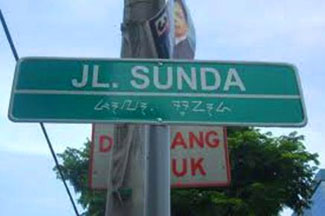
#> input picture datas/papan0.jpg, 325 x 216 px; its folder holds only this picture in this run
$ python otsu.py   (Python 2 division)   (older library calls are emulated)
#> lines starting #> are read from the running program, lines starting #| are printed output that depends on the picture; after the words box and inside, x2 and y2 are one past the last pixel; in counts of white or black regions, pixels touching at a corner belong together
import cv2
import numpy as np

from matplotlib import pyplot as plt

from PIL import Image
import pytesseract


label=np.array(["J","L","S","U","N","D","A","H","T","O","B","R","M","E","P","K","G"])
training=[]
labeltraining=[]

def ContrastStretching(img_gray):
    r1=120.0
    s1=50.0
    r2=150.0
    s2=250.0
    # ==================
    r3=255.0
    s3=255.0

    # Untuk r <= 0 < r1, maka s = r . (s1 / r1)
    # Untuk r1 <= r < r2, maka s = s1 + ( (r-r1) . ((s2-s1) / (r2-r1)) )
    # Untuk r2 <= r <=(L-1), maka s = s2 + ( (r-r2) . ((L-1)-s2) / ((L-1) - r2) )

    img_gray2=np.where((img_gray<r1),255,0)

    # img_gray2=np.where((img_gray<r1) , np.floor(img_gray*(s1/r1)),
    #     np.where(((img_gray>r1)&(img_gray<r2)) , np.floor(s1+(img_gray-r1)*((s2-s1)/(r2-r1))),
    #         np.where(((img_gray>r2)&(img_gray<r3)) , np.floor(s2+(img_gray-r2)*((s3-s2)/(r3-r2))),img_gray)))
    return img_gray2.astype(np.uint8)

# [86 lines left out: functions StrokeSelection, classify, strokeWidth, not called in this run]

def setDataTraining(i,j,humoments):
	# print "roi "+str(i)+" "+str(j)+":"
	if (i==0 and j==13) or (i==1 and j==29) or (i==2 and j==12):
		training.append(humoments)
		labeltraining.append("J")
	if (i==0 and j==12) or (i==1 and j==28) or (i==2 and j==11):
		training.append(humoments)
		labeltraining.append("L")
	if (i==0 and j==11) or (i==1 and j==23) or (i==5 and j==2):
		training.append(humoments)
		labeltraining.append("S")
	if (i==0 and j==10) or (i==1 and j==22) or (i==4 and j==3):
		training.append(humoments)
		labeltraining.append("U")
	if (i==0 and j==9) or (i==1 and j==25) or (i==1 and j==16):
		training.append(humoments)
		labeltraining.append("N")
	if (i==0 and j==8) or (i==2 and j==3) or (i==4 and j==9):
		training.append(humoments)
		labeltraining.append("D")
	if (i==0 and j==7) or (i==1 and j==27) or (i==1 and j==24):
		training.append(humoments)
		labeltraining.append("A")
	if (i==1 and j==26) or (i==2 and j==10) or (i==2 and j==7):
		training.append(humoments)
		labeltraining.append("H")
	if (i==1 and j==21) or (i==4 and j==5):
		training.append(humoments)
		labeltraining.append("T")
	if (i==1 and j==17) or (i==3 and j==15) or (i==3 and j==13):
		training.append(humoments)
		labeltraining.append("O")
	if (i==2 and j==8) or (i==3 and j==14) or (i==5 and j==7):
		training.append(humoments)
		labeltraining.append("B")
	if (i==2 and j==13) or (i==3 and j==7) or (i==4 and j==0):
		training.append(humoments)
		labeltraining.append("R")
	if (i==2 and j==5) or (i==3 and j==18):
		training.append(humoments)
		labeltraining.append("M")
	if (i==2 and j==0):
		training.append(humoments)
		labeltraining.append("E")
	if (i==4 and j==7):
		training.append(humoments)
		labeltraining.append("P")
	if (i==4 and j==2) or (i==5 and j==3):
		training.append(humoments)
		labeltraining.append("K")
	if (i==5 and j==10):
		training.append(humoments)
		labeltraining.append("G")


#Your image path i-e receipt path
total=0
mser = cv2.MSER_create()
for i in range(0,6):
	img = cv2.imread('datas/papan'+str(i)+'.jpg')
#> img is the input picture: shape (216, 325, 3); mean B, G, R 152.4, 140.3, 105.3
	vis = img.copy()
	gray = cv2.cvtColor(img, cv2.COLOR_BGR2GRAY)
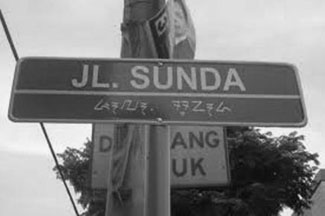
#> gray: shape (216, 325); min 6, max 250, mean 131.2
	stretch=ContrastStretching(gray)
#> in ContrastStretching, `img_gray2=np.where((img_gray<r1),255,0)`:
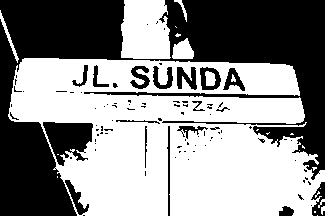
#> img_gray2: shape (216, 325) int64; 55.6% white; 95 black regions (77 under 20 px), largest, box (x1, y1, x2, y2) and area: (0, 0, 325, 216) 26769, (43, 122, 93, 166) 1386, (177, 67, 197, 90) 285
	roi_stretch=stretch.copy()
	# print img
	ret, src2 = cv2.threshold(gray, 0, 255, cv2.THRESH_BINARY+cv2.THRESH_OTSU)
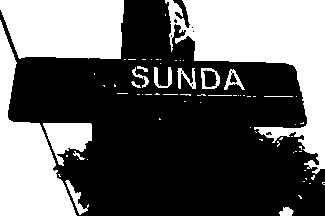
#> src2: shape (216, 325); 39% white; 71 white regions (55 under 20 px)
#> ret = 146
	# print "thresh="+str(ret)
	total=total+ret
#> total = 146


	mser.setMaxArea(5000)
	regions, _ = mser.detectRegions(stretch)
#> regions = 20 items
	# hulls = [np.int0(cv2.boxPoints(cv2.minAreaRect(p.reshape(-1, 1, 2)))) for p in regions]
	hulls = [cv2.convexHull(p.reshape(-1, 1, 2)) for p in regions]
#> hulls = 20 contours; largest, box (x1, y1, x2, y2) and area: (121, 1, 171, 59) 2661, (43, 122, 93, 166) 1614, (177, 67, 197, 90) 397, (200, 67, 221, 90) 380, (153, 66, 173, 89) 380
	cv2.polylines(vis, hulls, 1, (0, 255, 0))
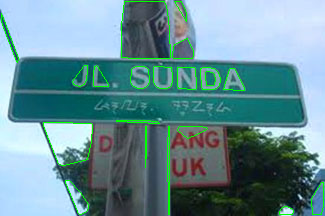
#> vis: shape (216, 325, 3); 2.35% of pixels changed, all inside (x1, y1, x2, y2) = (1, 1, 324, 215)

	# [8 lines of commented-out code are left out]
	j=0
	if i==i:
		for p in regions:
			c=p.reshape(-1, 1, 2)
			# rotatedRect=cv2.minAreaRect(c)
			# box = cv2.boxPoints(rotatedRect)
			x,y,w,h = cv2.boundingRect(c)

			if (h>=10 and h<=200) and (w>=10 and h<=200) and (float(h)/float(w))>=0.7 and (float(h)/float(w))<=2.5:
				# print str(y)+" "+str(x)+" "+str(h)+" "+str(w)
				roi=roi_stretch[y:y+h,x:x+w]
				cv2.rectangle(vis,(x,y),(x+w,y+h),(0,0,255))
				sobelx = cv2.Sobel(roi,cv2.CV_64F,1,0,ksize=5)
				sobely = cv2.Sobel(roi,cv2.CV_64F,0,1,ksize=5)
				# np.savetxt("sobelx"+str(j)+".csv", sobelx, delimiter=",")
				# np.savetxt("sobely"+str(j)+".csv", sobely, delimiter=",")
				orientation=np.rad2deg(np.arctan(sobely,sobelx))
				# print "roi "+str(i)+" "+str(j)+":"
				humoments=cv2.HuMoments(cv2.moments(roi)).flatten()
				setDataTraining(i,j,humoments)
				# [4 lines of commented-out code are left out]
			j=j+1
#> this loop made 20 passes
#> (x, y, w, h) on passes 1 to 12: (311, 182, 13, 33), (279, 206, 15, 9), (177, 126, 31, 13), (167, 126, 3, 89), (145, 126, 2, 42), (116, 120, 44, 4), (65, 180, 24, 35), (223, 68, 22, 23), (200, 67, 21, 23), (177, 67, 20, 23), (153, 66, 20, 23), (130, 66, 20, 23)
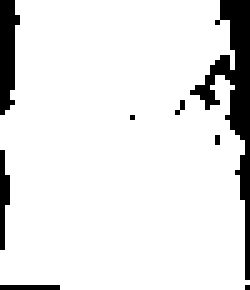
#> roi: shape (58, 50) (shown 5 times larger); 89.8% white; 8 black regions (5 under 20 px), largest, box (x1, y1, x2, y2) and area: (38, 0, 50, 56) 185, (0, 0, 4, 23) 66, (0, 30, 2, 50) 26
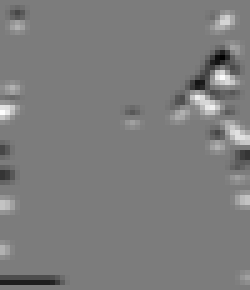
#> sobely: shape (58, 50) float64 (shown 5 times larger); min -10710, max 11220, mean 46.8; drawn with min black and max white
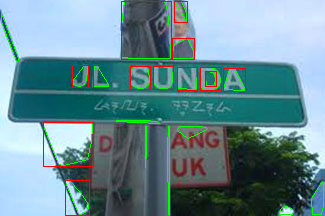
#> vis: shape (216, 325, 3); 1.87% of pixels changed, all inside (x1, y1, x2, y2) = (43, 1, 246, 216)
#> after the loop, j = 20
#> (the run stopped early here; a loop or call above may not have finished)
